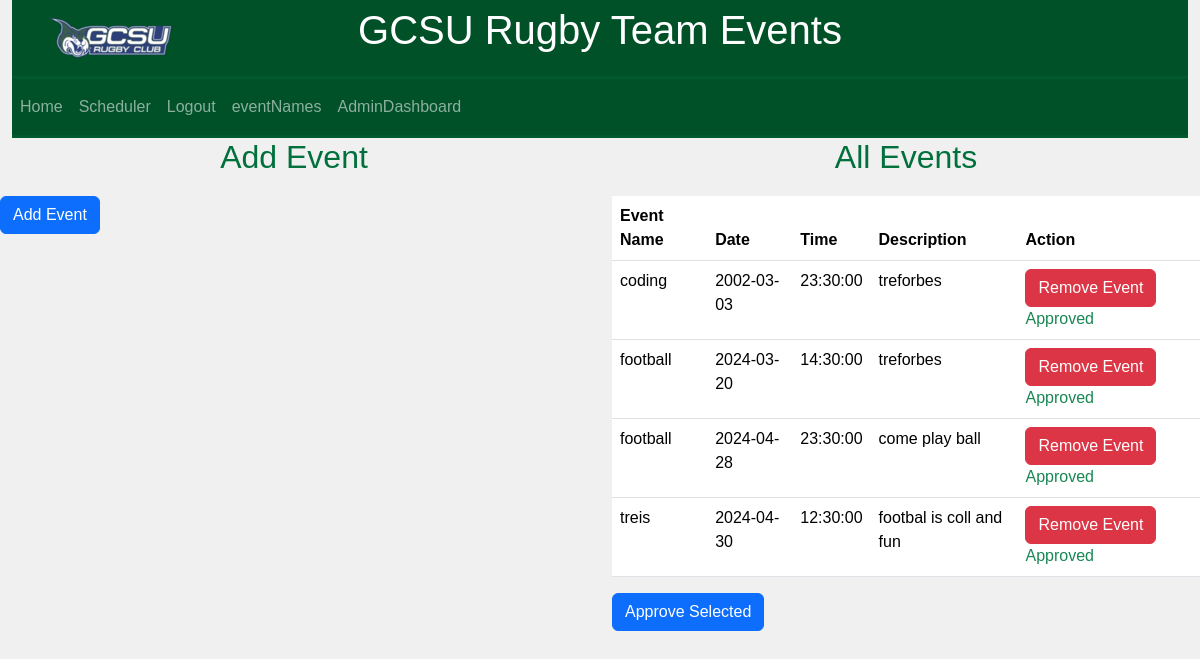
Screenshot of /adminDashboard.php (signed in) with the database file from the repository.
### tables this page shows
CREATE TABLE `events` (
  `event_id` int(11) NOT NULL,
  `event_name` varchar(100) NOT NULL,
  `event_date` date NOT NULL,
  `event_time` time NOT NULL,
  `event_description` text DEFAULT NULL,
  `approval_status` enum('pending','approved') NOT NULL DEFAULT 'pending'
);

### adminDashboard.php (the view, shortened to what this page needs)
<?php
require_once 'RugbyTeamPageFormat.php';
$pdo = connectDB();
$sql = "SELECT * FROM events";
$stmt = $pdo->query($sql);
$events = $stmt->fetchAll(PDO::FETCH_ASSOC);
?>
<!doctype html>
<html lang="en">
<head>
    <link href="https://cdn.jsdelivr.net/npm/bootstrap@5.3.2/dist/css/bootstrap.min.css" rel="stylesheet">
    <link rel="stylesheet" href="styles.css">
</head>
<body>
<div class="container-fluid">
    <?php
    $arr = array("Home", "Scheduler", "Logout", "eventNames", "AdminDashboard");
    $pageURI = $_SERVER['HTTP_HOST'] . $_SERVER['REQUEST_URI'];
    $pageArr = explode("/", $pageURI);
    $currentPage = $pageArr[count($pageArr) - 1];
    pageHeader("Home", "./images/GCSURugbyClub.png", $arr, $currentPage);
    ?>
    <div class="row">
        <div class="col-md-6">
            <h2>Add Event</h2>
            <form action="add_event.php" method="POST">
                <button type="submit" class="btn btn-primary">Add Event</button>
            </form>
        </div>
        <div class="col-md-6">
            <h2>All Events</h2>
            <?php if (!empty($events)) : ?>
                <form action="<?php echo $_SERVER['PHP_SELF']; ?>" method="POST">
                    <table class="table">
                        <thead>
                        <tr>
                            <th>Event Name</th>
                            <th>Date</th>
                            <th>Time</th>
                            <th>Description</th>
                            <th>Action</th>
                        </tr>
                        </thead>
                        <tbody>
                        <?php foreach ($events as $event) : ?>
                            <tr>
                                <td><?php echo $event['event_name']; ?></td>
                                <td><?php echo $event['event_date']; ?></td>
                                <td><?php echo $event['event_time']; ?></td>
                                <td><?php echo $event['event_description']; ?></td>
                                <td>
                                    <button type="submit" class="btn btn-danger" name="remove_event" value="<?php echo $event['event_id']; ?>">Remove Event</button>
                                    <?php if ($event['approval_status'] === 'pending') : ?>
                                        <input type="checkbox" name="approve_events[]" value="<?php echo $event['event_id']; ?>">
                                    <?php else : ?>
                                        <span class="text-success">Approved</span>
                                    <?php endif; ?>
                                </td>
                            </tr>
                        <?php endforeach; ?>
                        </tbody>
                    </table>
                    <?php if (count($events) > 0) : ?>
                        <button type="submit" class="btn btn-primary">Approve Selected</button>
                    <?php endif; ?>
                </form>
            <?php else : ?>
                <p>No events found.</p>
            <?php endif; ?>
        </div>
    </div>
</body>
</html>

### RugbyTeamPageFormat.php
<?php
function pageHeader($title, $logo, $itemArray,$activepage)
{
    echo "<div class=\"container-fluid text-center\" style=\"background-color:#005028; \">";
        echo "<div class=\"row   \">";
            echo "<div style=\"\" class=\"col col-2 \">";
                echo "<img src=\"$logo\" alt=\"$logo\" class=\"img-fluid\">";
            echo "</div>";
            echo "<div style=\"\" class=\"col \"></div>";
            echo "<div style=\"\" class=\"col col-auto text-center justfy-center\">";
                echo "<p style=\"color:white;\" class=\"fs-1 text-center \">GCSU Rugby Team Events</p>";
            echo "</div>";
            echo "<div style=\"\" class=\"col \"></div>";
            echo "<div style=\"\" class=\"col col-2\"></div>";
        echo "</div>";
    echo "</div>";
    echo "<nav  style=\"border-color:#005A2D; border-style: solid none solid none; border-thickness:2px 0 0 0;   background-color:#005028;\" class = \"navbar navbar-expand-lg navbar \" data-bs-theme=\"dark\">";
    echo "<div class\"container-fluid\">";
    echo "<div class =\"navbar-nav\">";
    foreach($itemArray as $item)
    {
        $headerLink = $item . ".php";
        if($headerLink==$activepage)
        {
            echo "<a class =\"nav-link active\" aria-current=\"page\" href=\"$headerLink\">$item</a>";
        }
        else
        {
           echo "<a  class =\"nav-link \"  href=\"$headerLink\">$item</a>";
        }
    }
    echo "</div></div></div></nav>";
}
?>

### styles.css (style rules this page uses)
body { font-family: Arial, sans-serif; background-color: #f0f0f0; color: #333; margin: 0; padding: 0; }
h2 { text-align: center; color: #00703c; margin-bottom: 20px; }

### rows the page displays
events: event_name "coding", event_date "2002-03-03", event_time "23:30:00", event_description "treforbes", $event['event_id'] 20 (drawn), approval_status "Approved"
events: event_name "football", event_date "2024-03-20", event_time "14:30:00", event_description "treforbes", $event['event_id'] 21 (drawn), approval_status "Approved"
events: event_name "football", event_date "2024-04-28", event_time "23:30:00", event_description "come play ball", $event['event_id'] 22 (drawn), approval_status "Approved"
events: event_name "treis", event_date "2024-04-30", event_time "12:30:00", event_description "footbal is coll and fun", $event['event_id'] 23 (drawn), approval_status "Approved"

### other values shown
$item "Home"
$item "Scheduler"
$item "Logout"
$item "eventNames"
$item "AdminDashboard"
